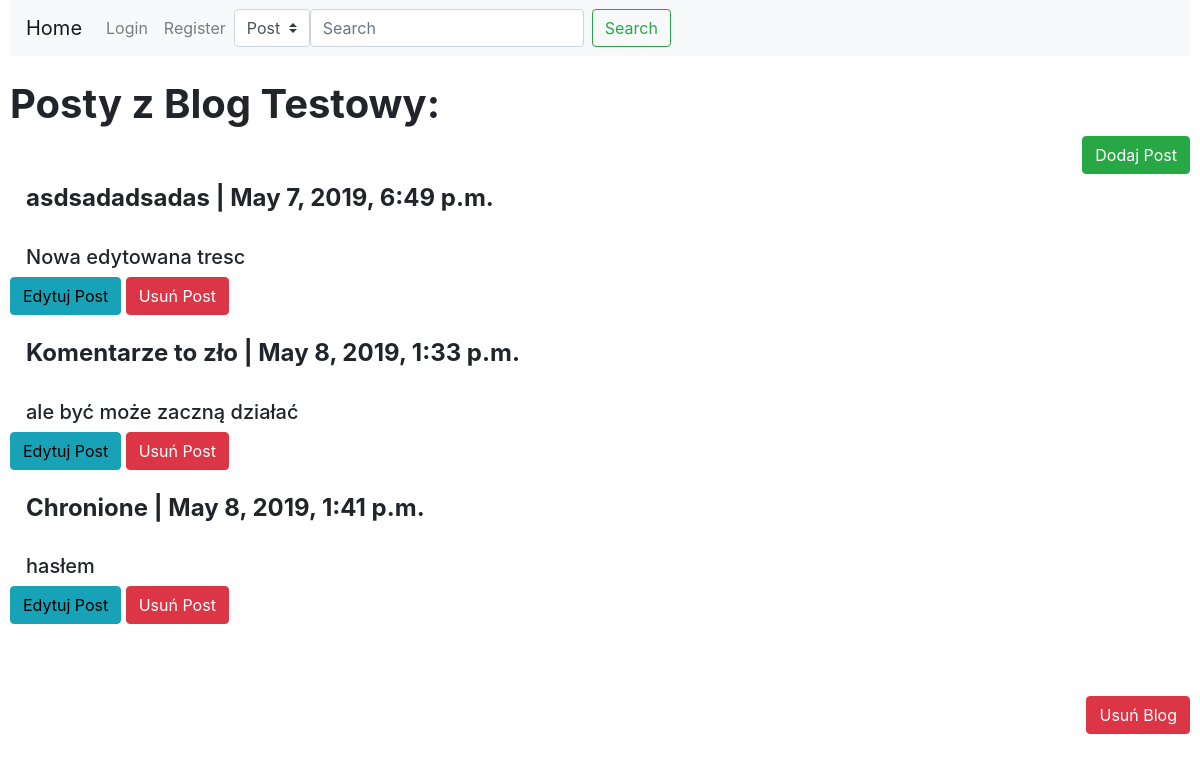
The app's page /profile/1/details/, older data.
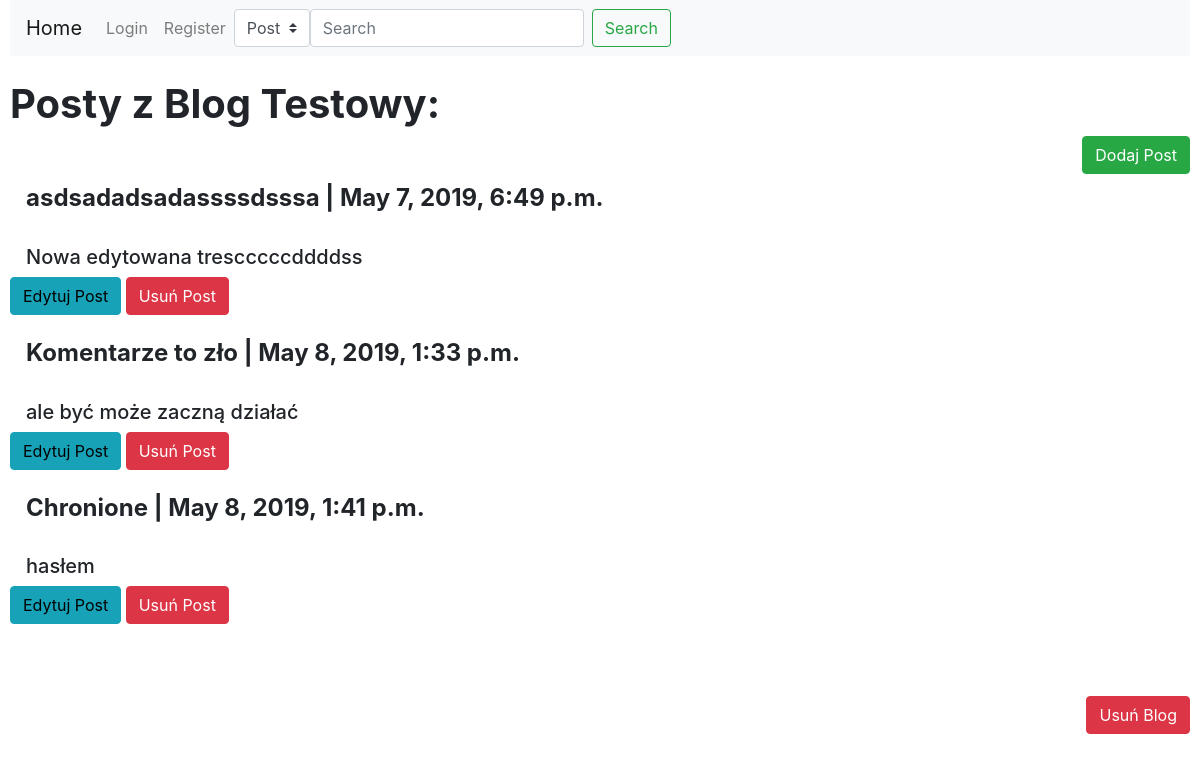
The same page, newer data.
### Blog/models.py (models this page shows)
class Post(models.Model):
    IDPost=models.AutoField(primary_key=True)
    Tytul=models.CharField(max_length=128)
    Tresc=models.TextField()
    Data=models.DateTimeField(default=timezone.now)
    IDBlog=models.ForeignKey(Blog,on_delete=models.CASCADE)
    Haslo=models.CharField(max_length=8,blank=True)
    Obraz=models.ImageField(upload_to=path_and_renamePost,default='Obrazki/default_pic.jpg',blank=True)

### Blog/views.py (the view)
# urls.py: path('profile/<int:blog_id>/details/', views.details, name='details'),
def details(request, blog_id):
    b = models.Blog.objects.get(IDBlog = blog_id)
    posts = models.Post.objects.filter(IDBlog = blog_id)
    return render(request,'Blog/blog.html', {'blog': b, 'posts': posts})

### Blog/templates/Blog/blog.html (shortened to what this page needs)
{%extends 'Blog/base.html'%}
{%block content%}
<h1><strong>Posty z {{blog.Nazwa}}:</strong></h1>
<button type="button" class="btn btn-success" data-toggle="modal" data-target="#DodajPostModal" style="float:right">Dodaj Post</button>
<br><br>
{%if posts%}
{%for post in posts%}
<div class="media">
        <div class="media-body">
          <h4 class="mt-0"><strong>{{post.Tytul}}  |   {{post.Data}}</strong></h4>
          <br>
         <h5>{{post.Tresc|truncatewords:25}}</h5>
        </div>
      </div>
      <button type="button" class="btn btn-info"><a href="/post/{{post.IDPost}}/edit" style="text-decoration: none">Edytuj Post</a></button>
<button type="button" class="btn btn-danger" data-toggle="modal" data-target="#UsunPost{{post.IDPost}}">
    Usuń Post
  </button>
  <br><br>
        </div>
{%endfor%}
{%else%}
<h2>Ten blog nie ma żadnych postów</h2>
{%endif%}
<br><br>
<button type="button" class="btn btn-danger" style="float: right" data-toggle="modal" data-target="#blogDeleteModal">
    Usuń Blog
  </button>
{%endblock%}

Row changes from the older to the newer data that the page shows:
changed Post: Tytul "asdsadadsadas" → "asdsadadsadassssdsssa"; Tresc "Nowa edytowana tresc" → "Nowa edytowana trescccccddddss"
